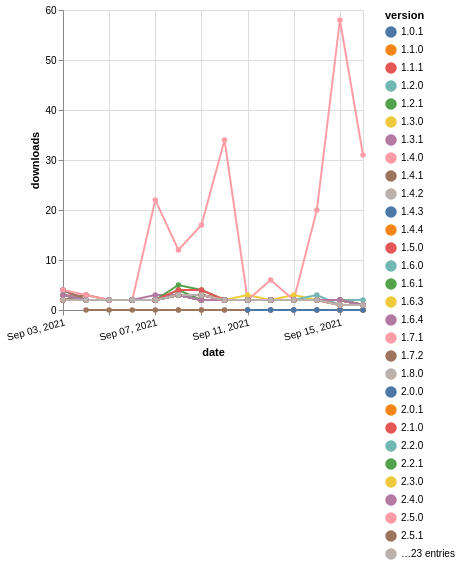

Vega-Lite specification stored for this chart:
### Vega-Lite specification from a JSON file in a GitHub repository (floating-point values rounded to 4 significant figures; data arrays with more than 128 entries replaced by an {"elided": "..."} marker saying what was removed)
{"$schema": "https://vega.github.io/schema/vega-lite/v5.json", "description": "A simple bar chart with embedded data.", "data": {"values": {"elided": "702 records"}}, "width": "container", "mark": {"type": "line", "point": {"filled": true}}, "encoding": {"x": {"field": "date", "type": "temporal", "timeUnit": "yearmonthdate", "title": "date", "axis": {"labelAngle": -15}}, "y": {"field": "delta", "type": "quantitative", "title": "downloads"}, "color": {"field": "version", "type": "nominal"}, "tooltip": {"field": "delta"}}}
